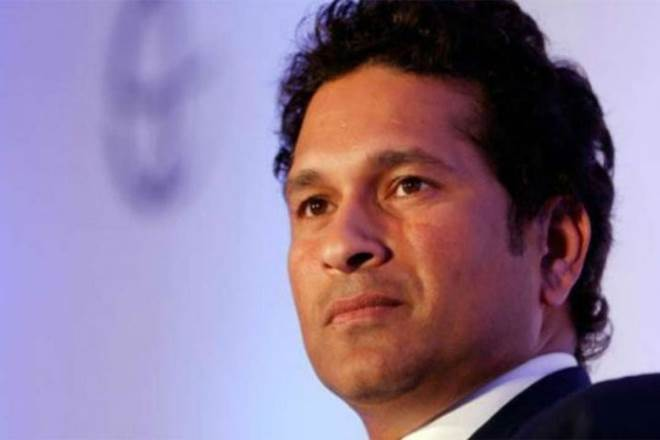
#> input picture Images_Open_CV/Open_CV2/Sample_Test_Open_CV2/sachin.jpg, 660 x 440 px, given in place of the camera
$ python Video_Camera_Edge_Detection.py
#> lines starting #> are read from the running program, lines starting #| are printed output that depends on the picture; after the words box and inside, x2 and y2 are one past the last pixel; in counts of white or black regions, pixels touching at a corner belong together
#> further down, frame is the input picture: shape (440, 660, 3); mean B, G, R 145.9, 118.9, 139.9
import cv2

cap = cv2.VideoCapture(0)  # open the camera


def sketch(image):
    img_gray = cv2.cvtColor(image, cv2.COLOR_BGR2GRAY)
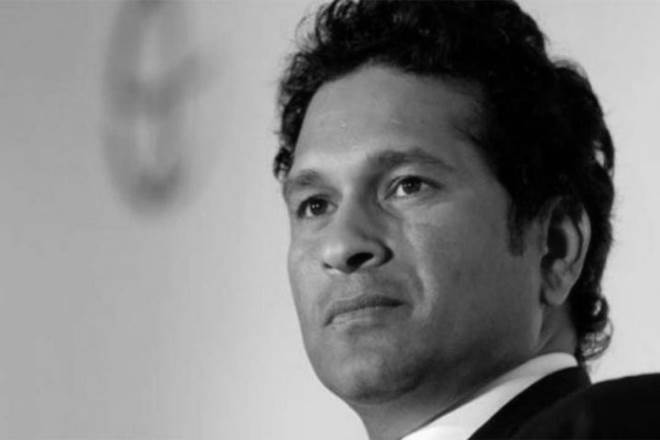
#> img_gray: shape (440, 660); min 0, max 254, mean 128.3
    img_gray_blur = cv2.GaussianBlur(img_gray, (5, 5), 0)
    img_Canny_edge = cv2.Canny(img_gray_blur, 10, 70)
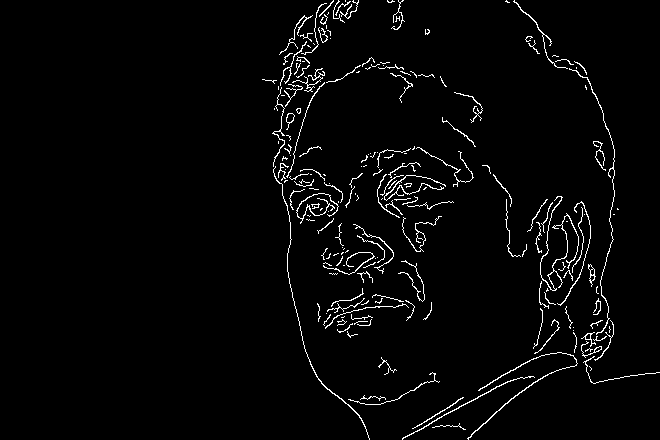
#> img_Canny_edge: shape (440, 660); 2.7% white in thin lines or dots, all inside (x1, y1, x2, y2) = (262, 0, 660, 440)
    ret, mask = cv2.threshold(img_Canny_edge, 70, 255, cv2.THRESH_BINARY)
    # 70 : threshold value, 255: maximum value, cv2.THRESH_BINARY : type
    return mask


while True:
    ret, frame = cap.read()  # read the camera stream
    # ret : hold the value, frame : access the camera with help of frame
    cv2.imshow("Live Video Camera ", sketch(frame))  # show camera / video
    if cv2.waitKey(1) == 13:  # asking code = 13 : close the camera
#> (key Esc is pressed here)
        break

cap.release()
cv2.destroyAllWindows()
